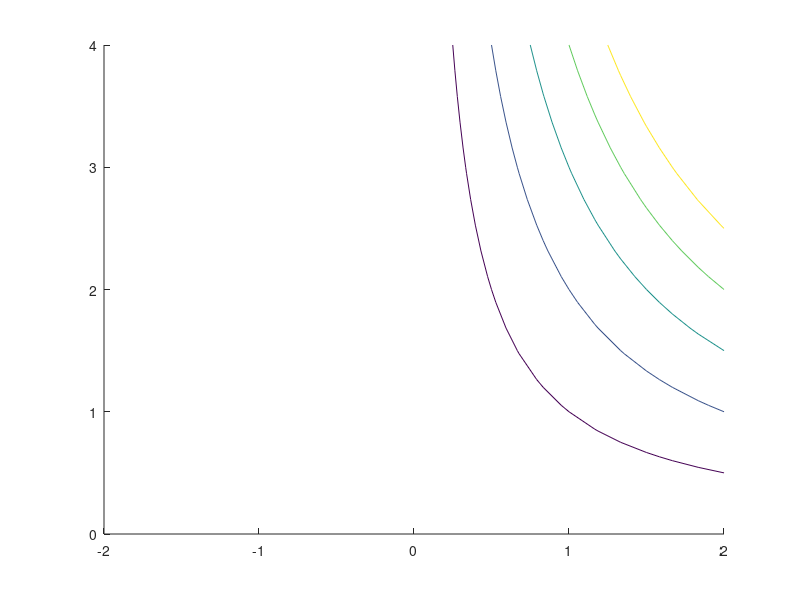

Write MATLAB code to recreate this figure. (Note: this script raises an error after producing the figure.)

% Contour1 

% contour (xValues, yValues, zValues, levels)
%      - args 1 & 2 are lists
%      - arg 3 is a matrix
%      - arg 4 is a list

NR = 20; % number rows. also number of Y values
NC = 25; % number cols. also number of X values

xValues = linspace (-2, 2, NC);
yValues = linspace (0, 4, NR);
zValues = yValues' * xValues; % size NR rows by NC cols

if (size (zValues, 1) ~= NR) || (size (zValues, 2) ~= NC)
	disp ('Size error');
end

%%%%%%%%%%%%%%%%%%%%%%%%%%%%%%%%%%%%%%%%%%%%%%

% default 5 equally spaced levels

%contour (xValues, yValues, zValues);


%%%%%%%%%%%%%%%%%%%%%%%%%%%%%%%%%%%%%%%%%%%%%%

% specify levels or the number of levels

levels = -4 : 4;
%levels = linspace (-4, 4, 8);
%levels = 9;

%contour (xValues, yValues, zValues, levels);

%%%%%%%%%%%%%%%%%%%%%%%%%%%%%%%%%%%%%%%%%%%%%%

% Background colors

% levels = 9;
% contour (xValues, yValues, zValues, levels, 'ShowBackground', 1);

%%%%%%%%%%%%%%%%%%%%%%%%%%%%%%%%%%%%%%%%%%%%%%

% Don't show contour lines

%contour (xValues, yValues, zValues, 'ShowBackground', 1, 'DrawContourLines', 'false');

%%%%%%%%%%%%%%%%%%%%%%%%%%%%%%%%%%%%%%%%%%%%%%

% Colored contour lines with gradient arrows

%contour (xValues, yValues, zValues, 1:5, 'DrawLinesInColors', 'true', 'DrawArrows', 1);

%%%%%%%%%%%%%%%%%%%%%%%%%%%%%%%%%%%%%%%%%%%%%%

% Contour lines labelled

contour (xValues, yValues, zValues, 1:5, 'LabelLines', 'true', 'LabelFontSize', 0.1);
















